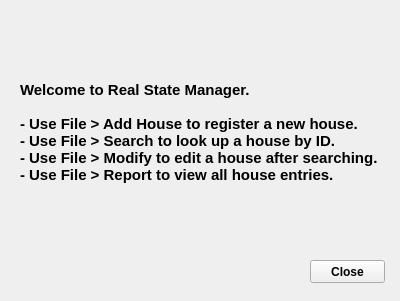
<?xml version="1.0" encoding="UTF-8"?>
<ui version="4.0">
 <class>help_dialog</class>
 <widget class="QWidget" name="help_dialog">
  <property name="geometry">
   <rect>
    <x>0</x>
    <y>0</y>
    <width>400</width>
    <height>301</height>
   </rect>
  </property>
  <property name="windowTitle">
   <string>HelpDialog</string>
  </property>
  <widget class="QLabel" name="label">
   <property name="geometry">
    <rect>
     <x>20</x>
     <y>50</y>
     <width>411</width>
     <height>181</height>
    </rect>
   </property>
   <property name="font">
    <font>
     <pointsize>11</pointsize>
     <weight>75</weight>
     <bold>true</bold>
    </font>
   </property>
   <property name="text">
    <string>Welcome to Real State Manager.

- Use File &gt; Add House to register a new house.
- Use File &gt; Search to look up a house by ID.
- Use File &gt; Modify to edit a house after searching.
- Use File &gt; Report to view all house entries.
</string>
   </property>
   <property name="wordWrap">
    <bool>true</bool>
   </property>
  </widget>
  <widget class="QPushButton" name="help_close_button">
   <property name="geometry">
    <rect>
     <x>310</x>
     <y>260</y>
     <width>75</width>
     <height>23</height>
    </rect>
   </property>
   <property name="font">
    <font>
     <weight>75</weight>
     <bold>true</bold>
    </font>
   </property>
   <property name="text">
    <string>Close</string>
   </property>
  </widget>
 </widget>
 <resources/>
 <connections/>
</ui>
